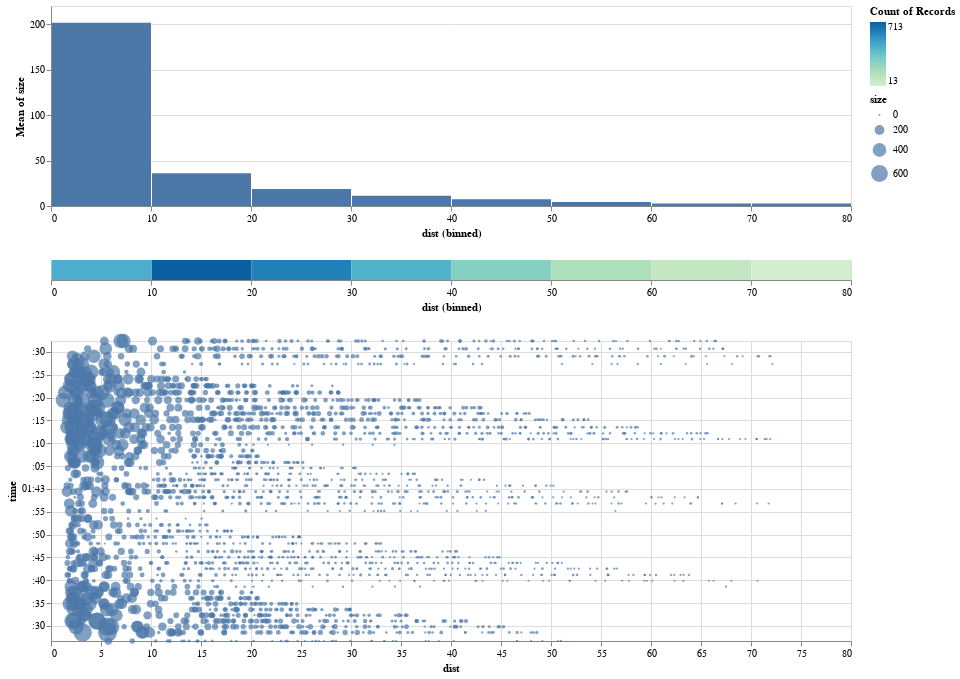

Source (notebook cell):
### Code cell
last_2000ms_plot

### Figure 1 — Vega-Lite specification as saved in the notebook (floating-point values rounded to 4 significant figures; data arrays with more than 128 entries replaced by an {"elided": "..."} marker saying what was removed)
{"config": {"view": {"continuousWidth": 400, "continuousHeight": 300}}, "vconcat": [{"mark": "bar", "encoding": {"x": {"bin": true, "field": "dist", "type": "quantitative"}, "y": {"aggregate": "mean", "field": "size", "type": "quantitative"}}, "height": 200, "width": 800}, {"mark": "rect", "encoding": {"color": {"aggregate": "count", "scale": {"scheme": "greenblue"}, "type": "quantitative"}, "x": {"bin": {"maxbins": 8}, "field": "dist", "type": "quantitative"}}, "width": 800}, {"mark": "circle", "encoding": {"size": {"field": "size", "type": "quantitative"}, "x": {"field": "dist", "type": "quantitative"}, "y": {"field": "time", "type": "temporal"}}, "width": 800}], "data": {"name": "data-0422ec6e6472dc9dd02062efe1efbfab"}, "$schema": "https://vega.github.io/schema/vega-lite/v4.17.0.json", "datasets": {"data-0422ec6e6472dc9dd02062efe1efbfab": {"elided": "2744 records"}}}
